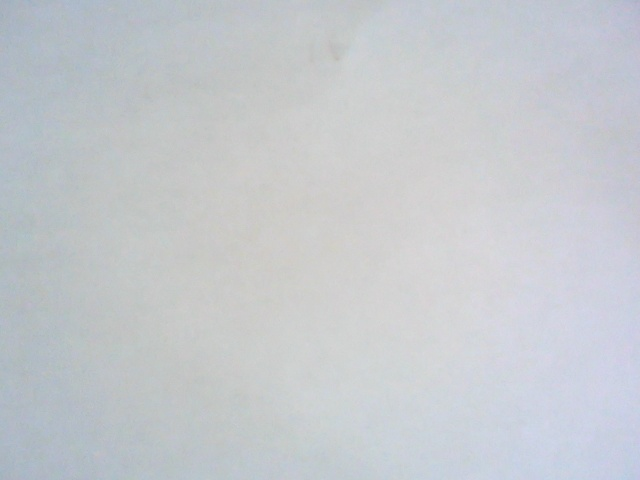
#> input picture image_test/imagetest1.jpg, 640 x 480 px
$ python mnist_blank_data.py
#> lines starting #> are read from the running program, lines starting #| are printed output that depends on the picture
### image_processing.py
"""
This file contains the functions for the image processing.
First we open the image.
Then a function extract parts of the image and format them for the NN.
Then from the results of the NN, the image is displayed with the data found in it.

"""
import numpy as np
import matplotlib.pyplot as plt
from matplotlib import cm
import PIL
import os
import cv2
from PIL import Image, ImageOps

# [14 lines left out: functions get_picture, display_img, not called in this run]


def get_window(img, size=(28,28),pos=(0,0),channel=1):
    """
    That function gets a window and processes it so that it is the right size for the NN.
    :return:
    """
    window = np.ones((size[0], size[1], channel))
    image_dims = img.shape
    # Check the position too see if the window goes out of bound.
    #in x

    range_y = (int(pos[0]-size[0]/2), int(pos[0]+size[0]/2))
    range_y_window = (int(pos[0]-size[0]/2), int(pos[0]+size[0]/2))

    range_x = (int(pos[1]-size[1]/2), int(pos[1]+size[1]/2))
    range_x_window = (int(pos[1]-size[1]/2), int(pos[1]+size[1]/2))

    if channel!=1:
        window = img[int(pos[0]-size[0]/2):int(pos[0]+size[0]/2), int(pos[1]-size[1]/2):int(pos[1]+size[1]/2), :]
    else:
        window = img[int(pos[0] - size[0] / 2):int(pos[0] + size[0] / 2), int(pos[1] - size[1] / 2):int(pos[1] + size[1] / 2)]
    return window

def convert_to_PIL(image):
    im = Image.fromarray((image*255).astype(np.uint8))
    return im

def convert_to_grayscale(image):
    im = ImageOps.grayscale(image)
    return im

def clean_background(image, threshold = 0.5):
    image[image < np.mean(image)*1.3] = 0.0
    return image

def clean_backgroundV2(image):
    image[image < np.mean(image)*1.2] = 0.0
    image[image > 0.2] = 1
    return image

# [5 lines left out: function clean_backgroundV3, not called in this run]

def increase_contrast(image):
    min_val = np.amin(image)
    max_val = np.amax(image)
    delta = max_val-min_val
    im = image-min_val
    im = im/delta
    return im

def resize_image(image, target_size=(28,28)):
    output = image.resize(target_size)
    return output


# [61 lines left out: functions intersectionOverUnion, window_split, not called in this run]

### mnist_blank_data.py
"""
File to create white background image so that the nn can recognize just white background.
Not used


"""
#import tensorflow as tf
import numpy as np
import image_processing as impro
import matplotlib.pyplot as plt
import cv2

image = cv2.imread("image_test/imagetest1.jpg")
#> image is the input picture: shape (480, 640, 3); mean B, G, R 205.7, 201.3, 197.7

"""
impro.display_img(image)

image = impro.convert_to_PIL(image)
image = impro.convert_to_grayscale(image)
image = np.asarray(image)/255.0

impro.display_img(image)

image = impro.get_window(image, size=(28, 28), pos=(75, 75))

impro.display_img(image)

image = impro.increase_contrast(image)
image = impro.clean_backgroundV2(image)

impro = impro.display_img(image)
"""

### Convert image to pil and greyscale then back to numpy
image = impro.convert_to_PIL(image)
#> in convert_to_PIL, `im = Image.fromarray((image*255).astype(np.uint8))`:
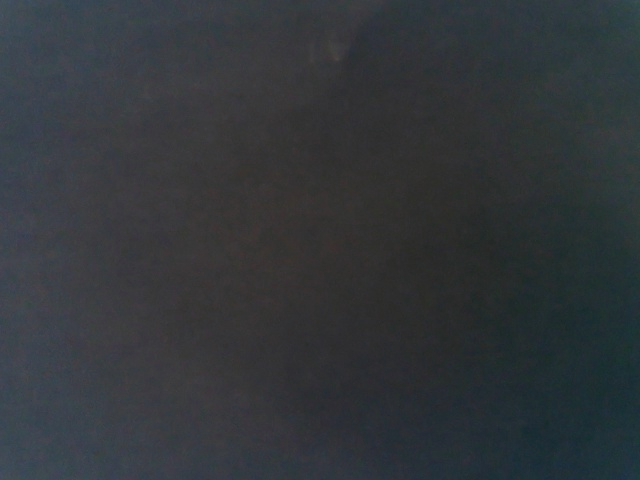
#> im: PIL image 640x480 RGB; mean R, G, B 50.3, 54.7, 58.3
image = impro.convert_to_grayscale(image)
image = np.asarray(image)/255.0
#> image: shape (480, 640) float64
print(image.shape)
#| (480, 640)
images = []
labels = np.ones(6000)*10

for i in range(6000):
    positions = np.random.randint(30, 450, size=2)
    temp_im = impro.get_window(image, pos=positions)
    temp_im = impro.increase_contrast(temp_im)
    temp_im = impro.clean_backgroundV2(temp_im)
    images.append(temp_im)
#> this loop made 6000 passes
#> (min_val in increase_contrast, max_val in increase_contrast, delta in increase_contrast) on passes 1 to 3: (0.231, 0.275, 0.0431), (0.204, 0.243, 0.0392), (0.18, 0.212, 0.0314)
#> pass 1, in get_window, `window = img[int(pos[0] - size[0] / 2):int(pos[0] + size[0] / 2), int(..`:
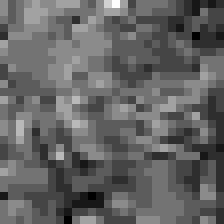
#> window: shape (28, 28) float64 (shown 8 times larger); min 0.231, max 0.275, mean 0.248; drawn with min black and max white
#> pass 1, `temp_im = impro.clean_backgroundV2(temp_im)`:
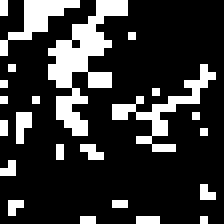
#> temp_im: shape (28, 28) float64 (shown 8 times larger); values 0 (black) and 1 (white), 20.5% white in thin lines or dots
#> after the loop, images = 6000 items

npimg = np.asarray(images)
npimg = np.expand_dims(npimg, -1)
print(npimg.shape)
#| (6000, 28, 28, 1)
print(labels.shape)
"""
fig, ax = plt.subplots(5, 5)
ax = ax.flatten()

for i in range(25):
    ax[i].imshow(images[i])

plt.show()
"""
